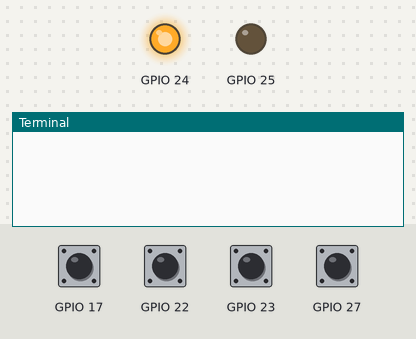
The program below on a simulated Raspberry Pi (BCM pin numbers). Shown: output pins drawn as LEDs (lit = HIGH), the last lines printed to the terminal. The test bench sets the inputs (shaded band); at power-on: GPIO 17, GPIO 22, GPIO 23, GPIO 27 HIGH.

Above: at 1.4 s.
1.5 s: GPIO 17 pulled LOW for 0.15 s
At 2.2 s:
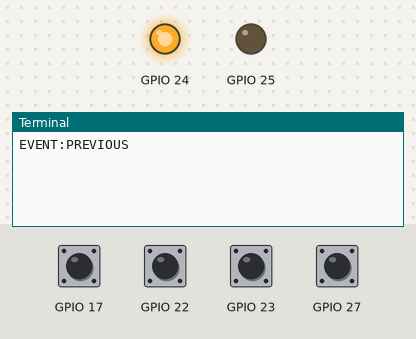
3.1 s: GPIO 22 pulled LOW for 0.15 s
At 3.6 s:
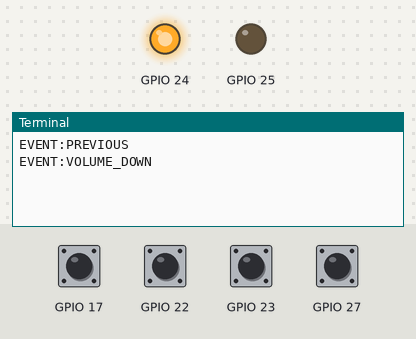
4.7 s: GPIO 23 pulled LOW for 0.15 s
At 5.9 s:
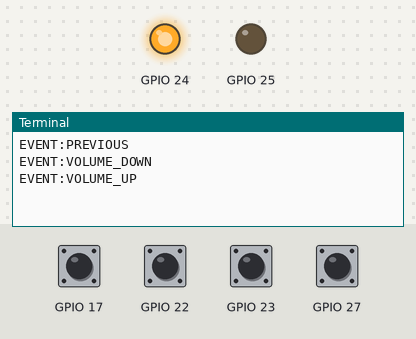
6.3 s: GPIO 27 pulled LOW for 0.15 s
At 7.5 s:
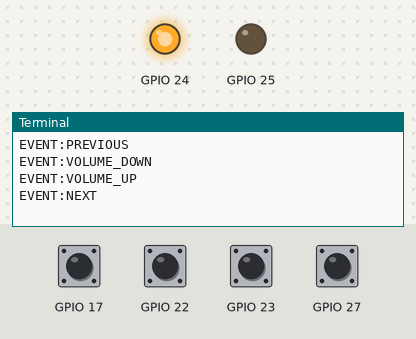

The program:

read_gpio.py
```python
#!/usr/bin/env python3

import os
import signal
import sqlite3
import sys
import time

import RPi.GPIO as GPIO


running = True


BUTTON_PREVIOUS_PIN = int(os.getenv("GPIO_BTN_PREVIOUS_PIN", "17"))
BUTTON_NEXT_PIN = int(os.getenv("GPIO_BTN_NEXT_PIN", "27"))
BUTTON_VOLUME_DOWN_PIN = int(os.getenv("GPIO_BTN_VOL_DOWN_PIN", "22"))
BUTTON_VOLUME_UP_PIN = int(os.getenv("GPIO_BTN_VOL_UP_PIN", "23"))
LED_READY_PIN = int(os.getenv("GPIO_LED_READY_PIN", "24"))
LED_PLAYING_PIN = int(os.getenv("GPIO_LED_PLAYING_PIN", "25"))
BUTTON_DEBOUNCE_MS = int(os.getenv("GPIO_BUTTON_DEBOUNCE_MS", "180"))
LED_POLL_INTERVAL_MS = int(os.getenv("GPIO_LED_POLL_INTERVAL_MS", "500"))
PLAYER_STATE_DB_PATH = os.getenv("GPIO_PLAYER_STATE_DB_PATH", "database/database.sqlite")


def stop_listener(signum, frame):
    del signum
    del frame

    global running
    running = False


signal.signal(signal.SIGINT, stop_listener)
signal.signal(signal.SIGTERM, stop_listener)


def emit(event_name):
    print(f"EVENT:{event_name}", flush=True)


def read_player_status():
    if not os.path.exists(PLAYER_STATE_DB_PATH):
        return None

    try:
        connection = sqlite3.connect(PLAYER_STATE_DB_PATH, timeout=0.5)
        cursor = connection.cursor()
        cursor.execute("SELECT status FROM player_state WHERE id = 1 LIMIT 1")
        row = cursor.fetchone()
        connection.close()

        if row is None:
            return None

        return row[0]
    except sqlite3.Error:
        return None


BUTTON_PINS = [
    BUTTON_PREVIOUS_PIN,
    BUTTON_NEXT_PIN,
    BUTTON_VOLUME_DOWN_PIN,
    BUTTON_VOLUME_UP_PIN,
]


def cleanup_gpio():
    """Release any stale GPIO state from a previous (crashed) run.

    GPIO.cleanup() only frees state in the current process.
    Writing to /sys/class/gpio/unexport releases the kernel sysfs entries
    from any previous process, which is required to re-register edge detection.
    """
    ALL_PINS = BUTTON_PINS + [LED_READY_PIN, LED_PLAYING_PIN]

    # Kernel-level cleanup – works across processes
    for pin in ALL_PINS:
        try:
            with open("/sys/class/gpio/unexport", "w") as f:
                f.write(str(pin))
        except (OSError, IOError):
            pass  # Not currently exported – that's fine

    # In-process cleanup as a secondary measure
    try:
        for pin in BUTTON_PINS:
            try:
                GPIO.remove_event_detect(pin)
            except Exception:
                pass
        GPIO.cleanup()
    except Exception:
        pass


def setup_gpio():
    GPIO.setwarnings(False)
    GPIO.setmode(GPIO.BCM)

    GPIO.setup(LED_READY_PIN, GPIO.OUT)
    GPIO.setup(LED_PLAYING_PIN, GPIO.OUT)

    for pin in BUTTON_PINS:
        GPIO.setup(pin, GPIO.IN, pull_up_down=GPIO.PUD_UP)

    GPIO.output(LED_READY_PIN, GPIO.HIGH)
    GPIO.output(LED_PLAYING_PIN, GPIO.LOW)


BUTTON_EVENTS = [
    (BUTTON_PREVIOUS_PIN, "PREVIOUS"),
    (BUTTON_NEXT_PIN, "NEXT"),
    (BUTTON_VOLUME_DOWN_PIN, "VOLUME_DOWN"),
    (BUTTON_VOLUME_UP_PIN, "VOLUME_UP"),
]

# Polling interval for button reads (20 ms is responsive enough and CPU-friendly)
BUTTON_POLL_INTERVAL = 0.02


# Clean up any stale state from a previous run before initialising
cleanup_gpio()
time.sleep(0.2)
setup_gpio()

# Track previous pin states for edge (HIGH→LOW) detection and debounce
prev_states: dict[int, int] = {pin: GPIO.HIGH for pin, _ in BUTTON_EVENTS}
last_trigger: dict[int, float] = {pin: 0.0 for pin, _ in BUTTON_EVENTS}

led_poll_interval = max(0.05, LED_POLL_INTERVAL_MS / 1000.0)
debounce_seconds = BUTTON_DEBOUNCE_MS / 1000.0
last_led_poll = 0.0

try:
    while running:
        now = time.monotonic()

        # Button polling (replaces edge detection, works on all kernel versions)
        for pin, event_name in BUTTON_EVENTS:
            current = GPIO.input(pin)
            # Detect falling edge (HIGH → LOW = button pressed) with debounce
            if prev_states[pin] == GPIO.HIGH and current == GPIO.LOW:
                if now - last_trigger[pin] >= debounce_seconds:
                    emit(event_name)
                    last_trigger[pin] = now
            prev_states[pin] = current

        # LED update at a lower frequency to avoid hammering the DB
        if now - last_led_poll >= led_poll_interval:
            status = read_player_status()
            GPIO.output(LED_PLAYING_PIN, GPIO.HIGH if status == "playing" else GPIO.LOW)
            last_led_poll = now

        time.sleep(BUTTON_POLL_INTERVAL)
finally:
    GPIO.output(LED_READY_PIN, GPIO.LOW)
    GPIO.output(LED_PLAYING_PIN, GPIO.LOW)
    GPIO.cleanup()
    sys.exit(0)
```

Measured:
- after the input at 1.5 s, the terminal: prints a new line at once (image 1)
- after the input at 3.1 s, the terminal: prints a new line at once (image 2)
- after the input at 4.7 s, the terminal: prints a new line at once (image 3)
- after the input at 6.3 s, the terminal: prints a new line at once (image 4)
